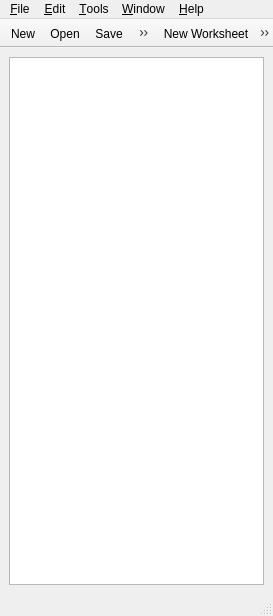
<ui version="4.0" >
 <author></author>
 <comment></comment>
 <exportmacro></exportmacro>
 <class>MainWindow</class>
 <widget class="QMainWindow" name="MainWindow" >
  <property name="geometry" >
   <rect>
    <x>0</x>
    <y>0</y>
    <width>273</width>
    <height>616</height>
   </rect>
  </property>
  <property name="contextMenuPolicy" >
   <enum>Qt::CustomContextMenu</enum>
  </property>
  <property name="windowTitle" >
   <string>Grafity</string>
  </property>
  <property name="windowIcon" >
   <iconset>../resources/images/logos/grafity-16.png</iconset>
  </property>
  <widget class="QWidget" name="centralwidget" >
   <layout class="QVBoxLayout" >
    <property name="margin" >
     <number>9</number>
    </property>
    <property name="spacing" >
     <number>6</number>
    </property>
    <item>
     <widget class="QTreeView" name="tree" >
      <property name="alternatingRowColors" >
       <bool>true</bool>
      </property>
     </widget>
    </item>
   </layout>
  </widget>
  <widget class="QMenuBar" name="menubar" >
   <property name="geometry" >
    <rect>
     <x>0</x>
     <y>0</y>
     <width>273</width>
     <height>29</height>
    </rect>
   </property>
   <widget class="QMenu" name="menu_Help" >
    <property name="title" >
     <string>&amp;Help</string>
    </property>
   </widget>
   <widget class="QMenu" name="menu_Tools" >
    <property name="title" >
     <string>&amp;Tools</string>
    </property>
   </widget>
   <widget class="QMenu" name="menu_Window" >
    <property name="title" >
     <string>&amp;Window</string>
    </property>
   </widget>
   <widget class="QMenu" name="menu_File" >
    <property name="title" >
     <string>&amp;File</string>
    </property>
    <addaction name="action_New" />
    <addaction name="action_Open" />
    <addaction name="separator" />
    <addaction name="action_Save" />
    <addaction name="action_Save_As" />
    <addaction name="separator" />
    <addaction name="actionE_xit" />
   </widget>
   <widget class="QMenu" name="menu_Edit" >
    <property name="title" >
     <string>&amp;Edit</string>
    </property>
    <addaction name="action_Undo" />
    <addaction name="action_Redo" />
    <addaction name="separator" />
   </widget>
   <addaction name="menu_File" />
   <addaction name="menu_Edit" />
   <addaction name="menu_Tools" />
   <addaction name="menu_Window" />
   <addaction name="menu_Help" />
  </widget>
  <widget class="QStatusBar" name="statusbar" >
   <property name="geometry" >
    <rect>
     <x>0</x>
     <y>594</y>
     <width>273</width>
     <height>22</height>
    </rect>
   </property>
  </widget>
  <widget class="QToolBar" name="toolBar" >
   <property name="layoutDirection" >
    <enum>Qt::LeftToRight</enum>
   </property>
   <property name="movable" >
    <bool>false</bool>
   </property>
   <property name="orientation" >
    <enum>Qt::Horizontal</enum>
   </property>
   <attribute name="toolBarArea" >
    <number>4</number>
   </attribute>
   <addaction name="action_New" />
   <addaction name="action_Open" />
   <addaction name="action_Save" />
   <addaction name="action_Save_As" />
  </widget>
  <widget class="QToolBar" name="toolBar_2" >
   <property name="movable" >
    <bool>false</bool>
   </property>
   <property name="orientation" >
    <enum>Qt::Horizontal</enum>
   </property>
   <attribute name="toolBarArea" >
    <number>4</number>
   </attribute>
   <addaction name="actionNew_Worksheet" />
   <addaction name="actionNew_Graph" />
   <addaction name="actionNew_Folder" />
  </widget>
  <action name="action_New" >
   <property name="icon" >
    <iconset>../resources/images/new/general/new.png</iconset>
   </property>
   <property name="text" >
    <string>&amp;New</string>
   </property>
  </action>
  <action name="action_Open" >
   <property name="icon" >
    <iconset>../resources/images/new/general/open.png</iconset>
   </property>
   <property name="text" >
    <string>&amp;Open...</string>
   </property>
  </action>
  <action name="action_Save" >
   <property name="icon" >
    <iconset>../resources/images/new/general/save.png</iconset>
   </property>
   <property name="text" >
    <string>&amp;Save</string>
   </property>
  </action>
  <action name="action_Save_As" >
   <property name="icon" >
    <iconset>../resources/images/new/general/saveas.png</iconset>
   </property>
   <property name="text" >
    <string>&amp;Save As...</string>
   </property>
  </action>
  <action name="actionNew_Worksheet" >
   <property name="icon" >
    <iconset>../resources/images/new/general/new-worksheet.png</iconset>
   </property>
   <property name="text" >
    <string>New &amp;Worksheet</string>
   </property>
  </action>
  <action name="actionNew_Graph" >
   <property name="icon" >
    <iconset>../resources/images/new/general/new-graph.png</iconset>
   </property>
   <property name="text" >
    <string>New &amp;Graph</string>
   </property>
  </action>
  <action name="actionNew_Folder" >
   <property name="icon" >
    <iconset>../resources/images/new/general/new-folder.png</iconset>
   </property>
   <property name="text" >
    <string>New &amp;Folder</string>
   </property>
  </action>
  <action name="action_Undo" >
   <property name="icon" >
    <iconset>../resources/images/new/general/undo.png</iconset>
   </property>
   <property name="text" >
    <string>&amp;Undo</string>
   </property>
  </action>
  <action name="action_Redo" >
   <property name="icon" >
    <iconset>../resources/images/new/general/redo.png</iconset>
   </property>
   <property name="text" >
    <string>&amp;Redo</string>
   </property>
  </action>
  <action name="actionE_xit" >
   <property name="icon" >
    <iconset>../resources/images/new/general/exit.png</iconset>
   </property>
   <property name="text" >
    <string>E&amp;xit</string>
   </property>
  </action>
 </widget>
 <pixmapfunction></pixmapfunction>
 <resources/>
 <connections/>
</ui>
